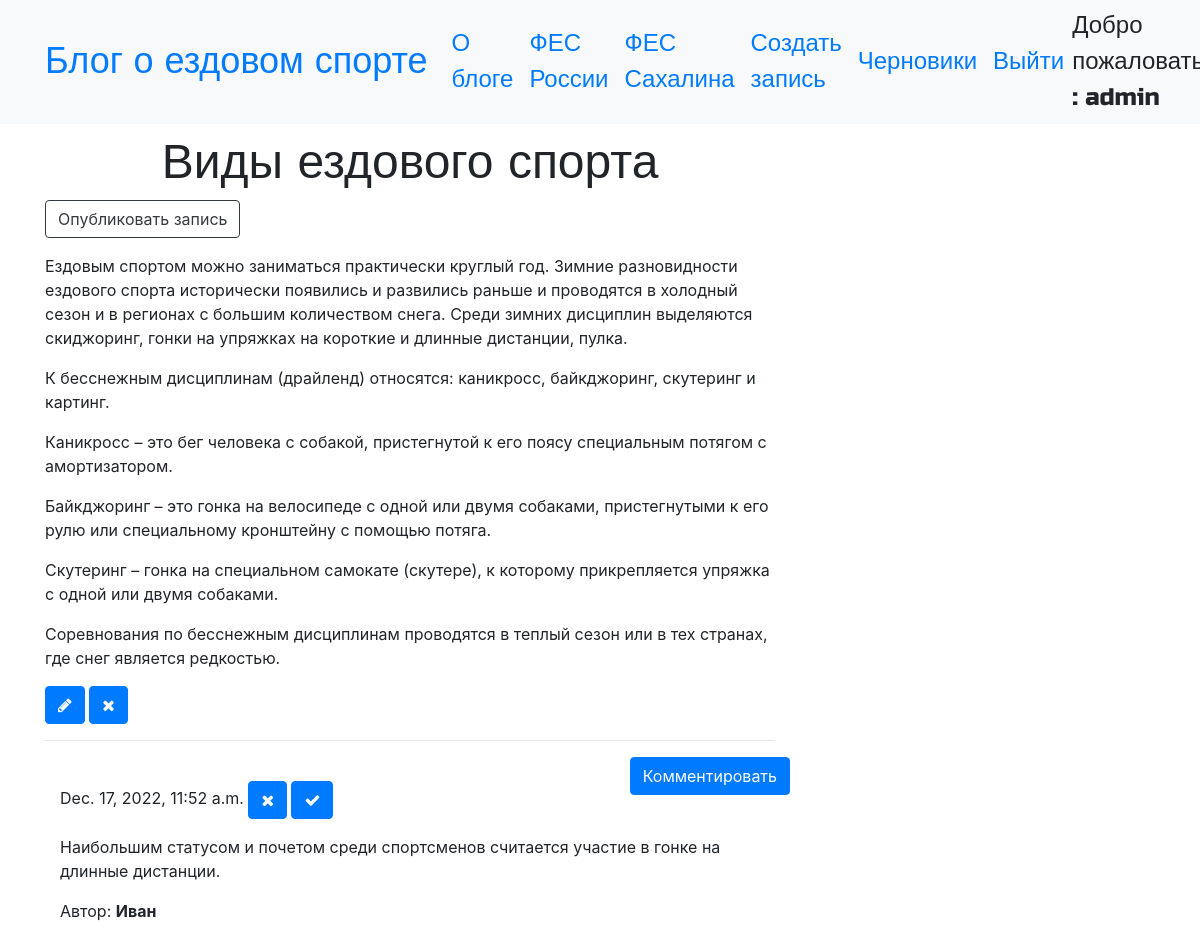
/post/2 (signed in), run on the app's committed database.
### blog/models.py (models this page shows, shortened)
class Post(models.Model):
    author = models.ForeignKey('auth.User',on_delete=models.CASCADE)
    title = models.CharField(max_length=200)
    text = models.TextField()
    created_date = models.DateTimeField(default=timezone.now)
    published_date = models.DateTimeField(blank=True, null=True)

class Comment(models.Model):
    post = models.ForeignKey('blog.Post', related_name='comments',on_delete=models.CASCADE)
    author = models.CharField(max_length=200)
    text = models.TextField()
    created_date = models.DateTimeField(default=timezone.now)
    approved_comment = models.BooleanField(default=False)

### blog/views.py (the view)
# urls.py: path('post/<int:pk>', views.PostDetailView.as_view(), name='post_detail'),
class PostDetailView(DetailView):
    model = Post

### blog/templates/blog/post_detail.html
{% extends 'blog/base.html' %}
{% block content %}
        <h1 class='posttitle loader'>{{ post.title }}</h1>
        {% if post.published_date %}
            <div class="date postdate">
                {{ post.published_date }}
            </div>
        {% else %}
            <a class="btn btn-outline-dark" href="{% url 'post_publish' pk=post.pk %}">Опубликовать запись</a>
        {% endif %}
      <p class='postcontent' >{{ post.text|safe|linebreaksbr }}</p>
      {% if user.is_authenticated %}
          <a class="btn btn-primary" href="{% url 'post_edit' pk=post.pk %}"><span class="fa fa-pencil"></span></a>
          <a class="btn btn-primary" href="{% url 'post_remove' pk=post.pk %}"><span class="fa fa-remove"></span></a>
      {% endif %}
  <hr>
  <a class="btn btn-primary btn-comment" href="{% url 'add_comment_to_post' pk=post.pk %}">Комментировать</a>
  <div class="container">
  {% for comment in post.comments.all %}
  <br>
      {% if user.is_authenticated or comment.approved_comment %}
              {{ comment.created_date }}
              {% if not comment.approved_comment %}
                  <a class="btn btn-primary" href="{% url 'comment_remove' pk=comment.pk %}"><span class="fa fa-remove"></span></a>
                  <a class="btn btn-primary" href="{% url 'comment_approve' pk=comment.pk %}"><span class="fa fa-check"></span></a>
              {% endif %}
          <p>{{ comment.text|safe|linebreaks }}</p>
          <p>Автор: <strong>{{ comment.author }}</strong></p>
      {% endif %}
  {% empty %}
      <p>Нет комментариев</p>
  {% endfor %}
</div>
{% endblock %}

### blog/templates/blog/base.html (shortened to what this page needs)
<!DOCTYPE html>
{% load static %}
<html>
  <head>
    <link rel="stylesheet" href="https://stackpath.bootstrapcdn.com/bootstrap/4.1.3/css/bootstrap.min.css"
>
    <link href="https://maxcdn.bootstrapcdn.com/font-awesome/4.7.0/css/font-awesome.min.css" rel="stylesheet">
    <link rel="stylesheet" href="//cdn.jsdelivr.net/medium-editor/latest/css/medium-editor.min.css" type="text/css" media="screen" charset="utf-8">
    <link rel="stylesheet" href="{% static 'css/blog.css' %}">
  </head>
  <body class='loader'>
    <nav class="navbar navbar-expand-lg bg-light techfont">
      <div class="container">
        <div class="navbar-nav align-items-center">
          <a class="navbar-brand bigbrand" href="{% url 'post_list' %}">Блог о ездовом спорте</a>
          <a class="nav-item nav-link" href="{% url 'about' %}">О блоге</a>
          <a class="nav-item nav-link" href="http://fes-russia.ru/">ФЕС России</a>
          <a class="nav-item nav-link" href="http://fes65.ru/">ФЕС Сахалина</a>
        </div>
        <div class="navbar-nav align-items-center ml-auto">
          {% if user.is_authenticated %}
            <a class="nav-item nav-link" href="{% url 'post_new' %}">Создать запись</a>
            <a class="nav-item nav-link" href="{% url 'post_draft_list' %}">Черновики</a>
            <a class="nav-item nav-link" href="{% url 'logout' %}">Выйти</a>
            <a >Добро пожаловать, : {{ user.username }}</a>
          {% else %}
            <a class="nav-item nav-link" href="{% url 'login' %}" aria-label="Login">
              <span class="fa fa-user" aria-hidden="true"></span></a>
          {% endif %}
        </div>
      </div>
    </nav>
          <div class="content container">
              <div class="row">
                  <div class="col-md-8">
                    <div class="blog_posts">
                      {% block content %}
                      {% endblock %}
                    </div>
                  </div>
              </div>
          </div>
  </body>
</html>

### blog/static/css/blog.css (style rules this page uses)
.techfont { font-family: 'Russo One', sans-serif; font-size: 1.5em; margin-bottom: 10px; }
.posttitle { font-family: 'Russo One', sans-serif; font-size: 3em; text-align: center; }
.postcontent { font-family: 'Montserrat'; font-size: 1.5em; }
.btn-comment { position: absolute; right: 0px; }
.bigbrand { font-size: 1.5em; }
.loader { filter:hue-rotate(0deg); color: linear-gradient(45deg,#0f8,#08f); animation:hue 5000ms infinite linear; }

### data on the page
Post: title "Виды ездового спорта", text "Ездовым спортом можно заниматься практически круглый год. Зимние разновидности ездового спорта исторически появились и развились раньше и проводятся в холодный сезон и в регионах с большим количеством снега. Среди зимних дисциплин выделяются скиджоринг, гонки на упряжках на короткие и длинные дистанции, пулка. К бесснежным дисциплинам (драйленд) относятся: каникросс, байкджоринг, скутеринг и картинг. Каникросс – это бег человека с собакой, пристегнутой к его поясу специальным потягом с амортизатором. Байкджоринг – это гонка на велосипеде с одной или двумя собаками, пристегнутыми к его рулю или специальному кронштейну с помощью потяга. Скутеринг – гонка на специальном самокате (скутере), к…"
Comment: created_date "Dec. 17, 2022, 11:52 a.m.", approved_comment False (drawn), text "Наибольшим статусом и почетом среди спортсменов считается участие в гонке на длинные дистанции.", author "Иван"

### other printed values
{{ user.username }} "admin"
